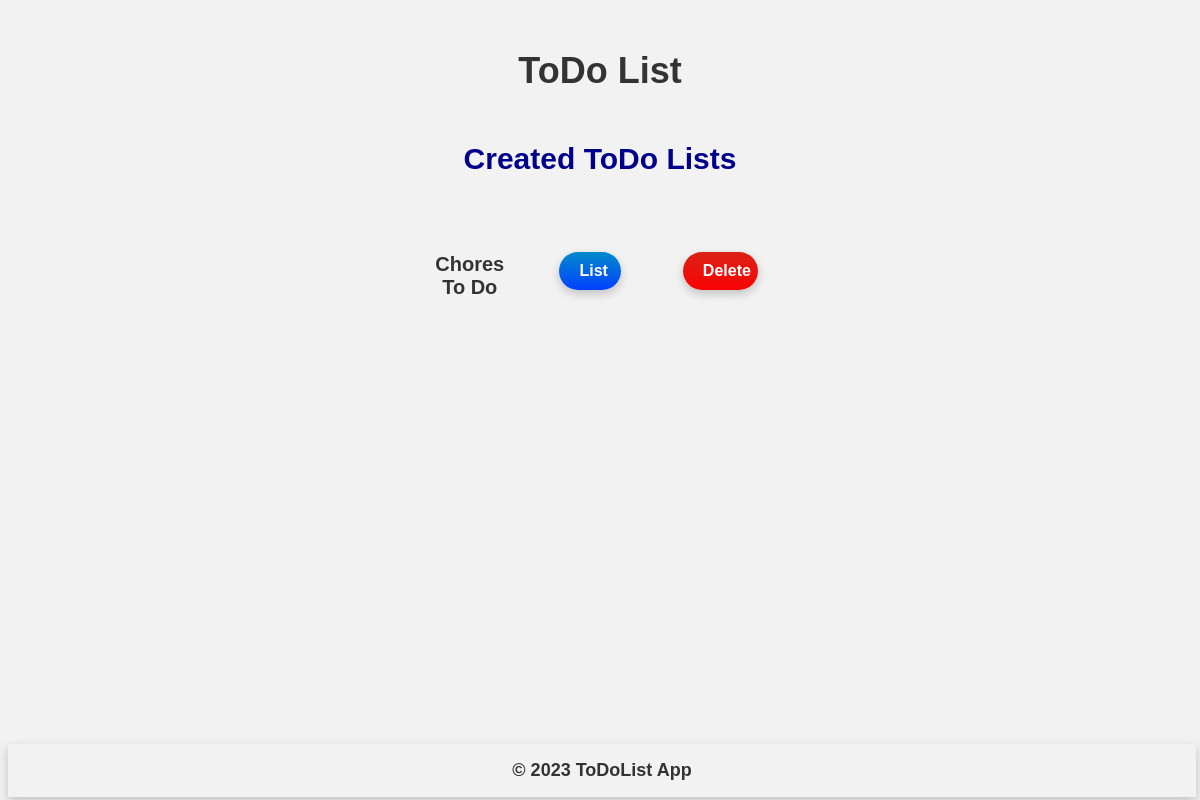
The app's page /lists/, older data.
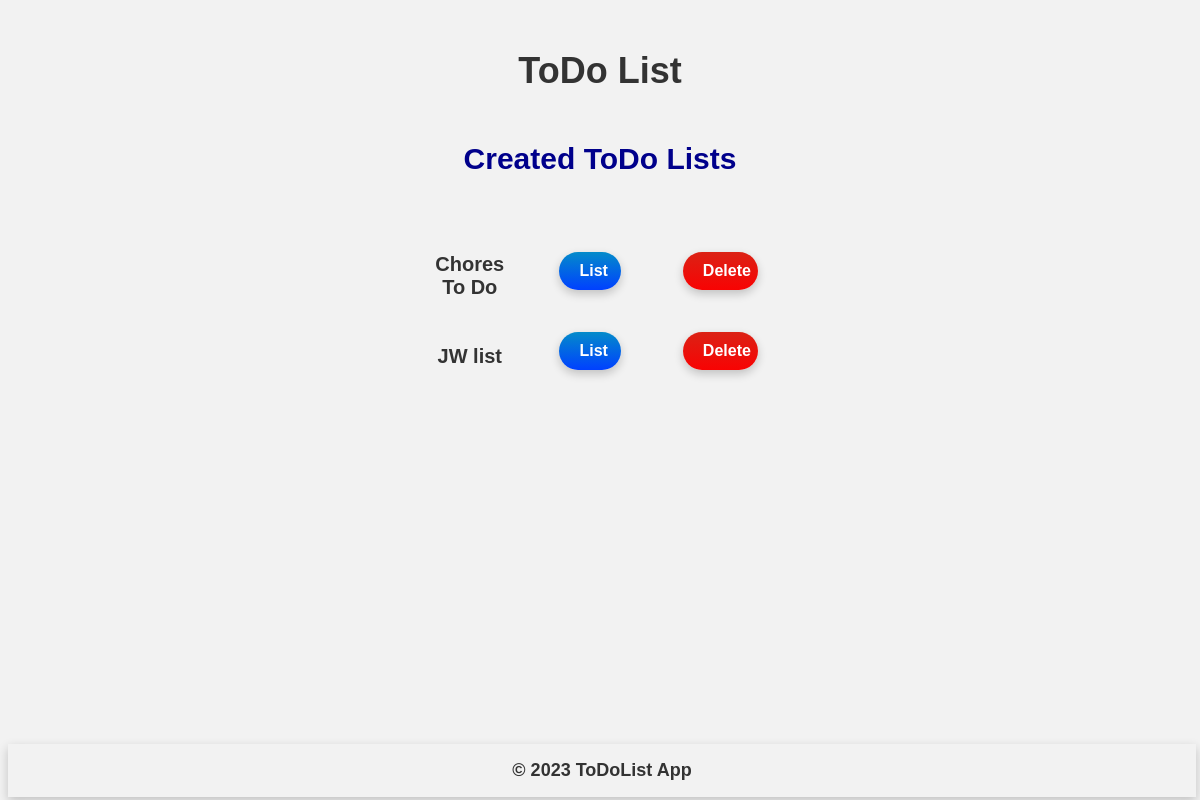
The same page, newer data.
### main/models.py (models this page shows, shortened)
class ToDoList(models.Model):
    name = models.CharField(max_length=200)

### main/views.py (the view)
# urls.py: path("lists/",views.lists,name="lists"),
def lists(response):
    lists = ToDoList.objects.all()
    return render(response,"main/lists.html",{"lists":lists})

### main/templates/main/lists.html (shortened to what this page needs)
{% extends 'main/base.html' %}
{% load static %}
{% block head %}
<link rel="stylesheet" href="{% static 'lists.css' %}">
{% endblock %}
{% block navbar %}
<div class="navbar-title">ToDo List</div>
<div class="navbar-phrase-create_list">
    Created ToDo Lists
</div>
{% endblock %}
{% block middle-side-content %}
    <table>
        {% for list in lists %}
        <tbody>
            <tr>
                <td class = "list_name">{{list.name}}</td>
                <td><form method="get" action="/list/{{list.name}}">
                    <button type="submit" class = "btn4">
                        List
                    </button>
                </form></td>
                <td><form method="get" action="/list/{{list.name}}/delete">
                    <button type="submit" class = "btn3">
                        Delete
                    </button>
                </form></td>
            </tr>
        </tbody>
    {% endfor %}
    </table>
{% endblock %}

Row changes from the older to the newer data that the page shows:
added ToDoList: name "JW list"
